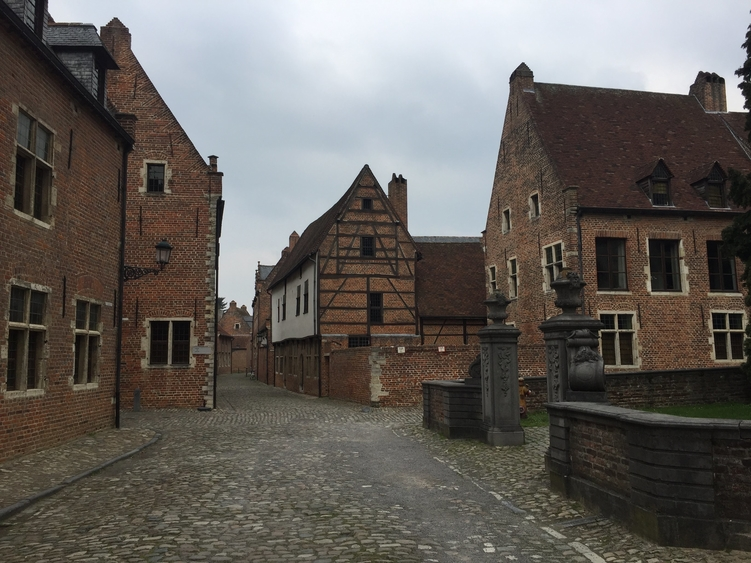
#> input picture data/leuvenA.jpg, 751 x 563 px
$ python SIFT_with_opencv.py
#> lines starting #> are read from the running program, lines starting #| are printed output that depends on the picture
import cv2 as cv
import matplotlib.pyplot as plt
from time import time

t1 = time()
img1 = cv.imread('./data/leuvenA.jpg')
#> img1 is the input picture: shape (563, 751, 3); mean B, G, R 91.9, 96.5, 100.8
img2 = cv.imread('./data/leuvenB.jpg')
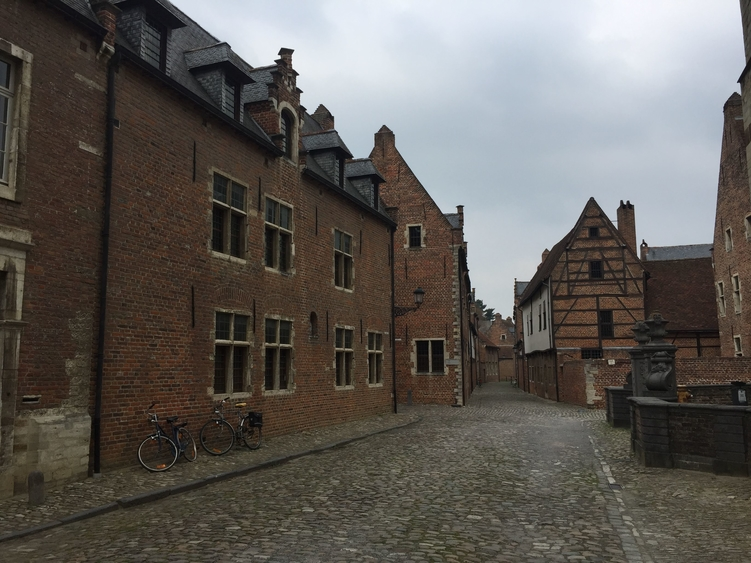
#> input picture data/leuvenB.jpg, 751 x 563 px
#> img2 is the input picture: shape (563, 751, 3); mean B, G, R 87.4, 92.1, 96.1


def detect_sift(img):
    sift = cv.SIFT_create()  # SIFT特征提取对象
    gray = cv.cvtColor(img, cv.COLOR_BGR2GRAY)  # 转为灰度图
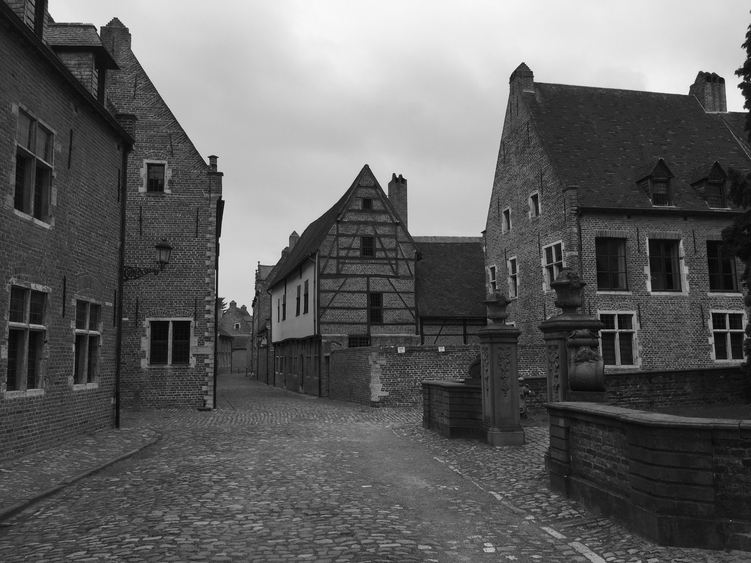
#> gray: shape (563, 751); min 1, max 250, mean 97.2
    kp = sift.detect(gray, None)  # 关键点位置
#> kp = 1858 keypoints; strongest (x, y, size): (747, 110, 2.8), (734, 102, 13.4), (394, 174, 2.2), (98, 32, 2.5)
    kp, des = sift.compute(gray, kp)  # des为特征向量
    print(des.shape)  # 特征向量为128维
#| (1858, 128)
    return kp, des


kp1, des1 = detect_sift(img1)
#> kp1 has the same summary as kp in detect_sift
kp2, des2 = detect_sift(img2)
#> in detect_sift (call 2), `kp = sift.detect(gray, None)`: kp = 1587 keypoints; strongest (x, y, size): (286, 53, 8.3), (279, 57, 2.6), (460, 207, 4), (513, 321, 2)
#| (1587, 128)
#> kp2 has the same summary as kp in detect_sift

bf = cv.BFMatcher(crossCheck=True)  # 匹配对象
matches = bf.match(des1, des2)  # 进行两个特征矩阵的匹配
#> matches = 626 matches
res = cv.drawMatches(img1, kp1, img2, kp2, matches, None)  # 绘制匹配结果
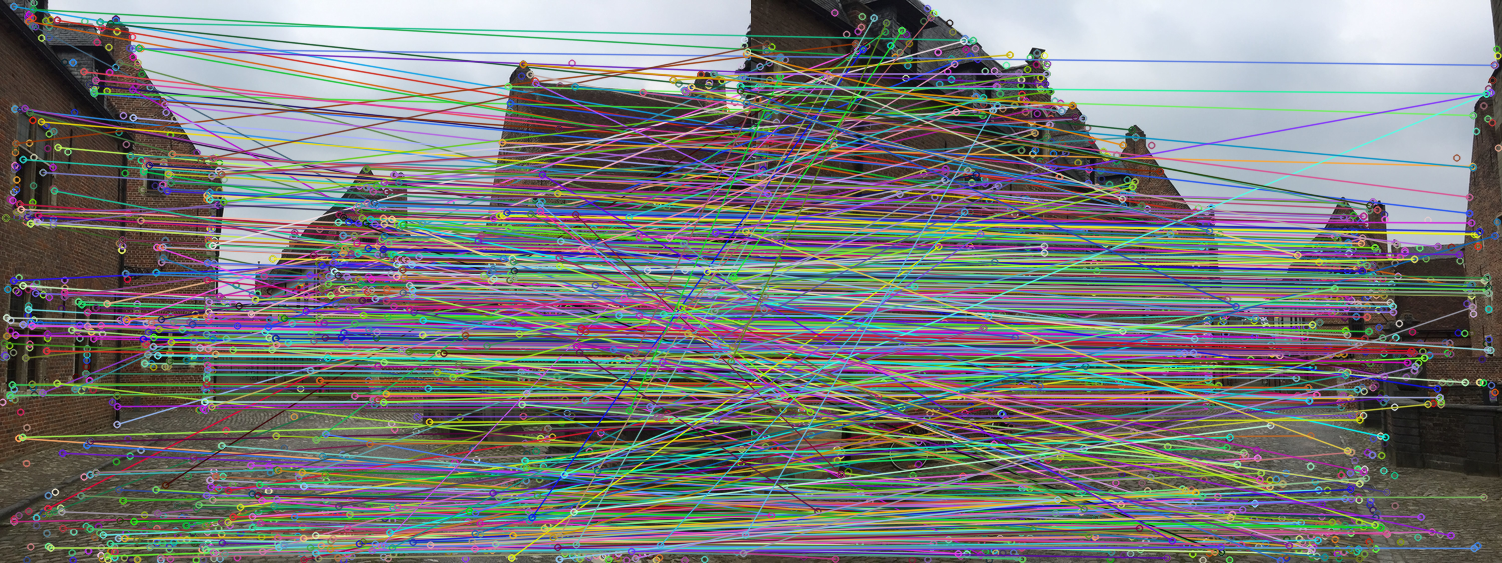
#> res: shape (563, 1502, 3); mean B, G, R 121.6, 121.9, 120.9
plt.imshow(res)
t2 = time()
print("Matching finished with %.5f seconds" % (t2 - t1))
plt.show()
